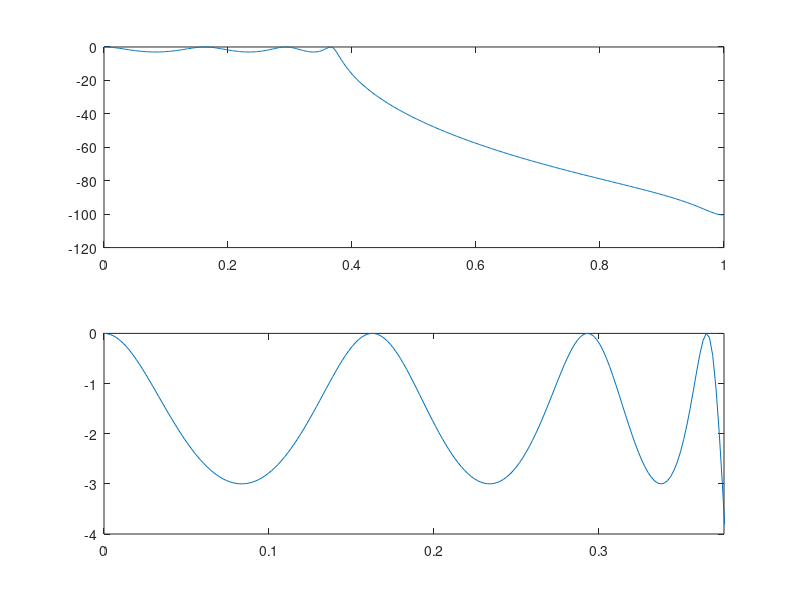
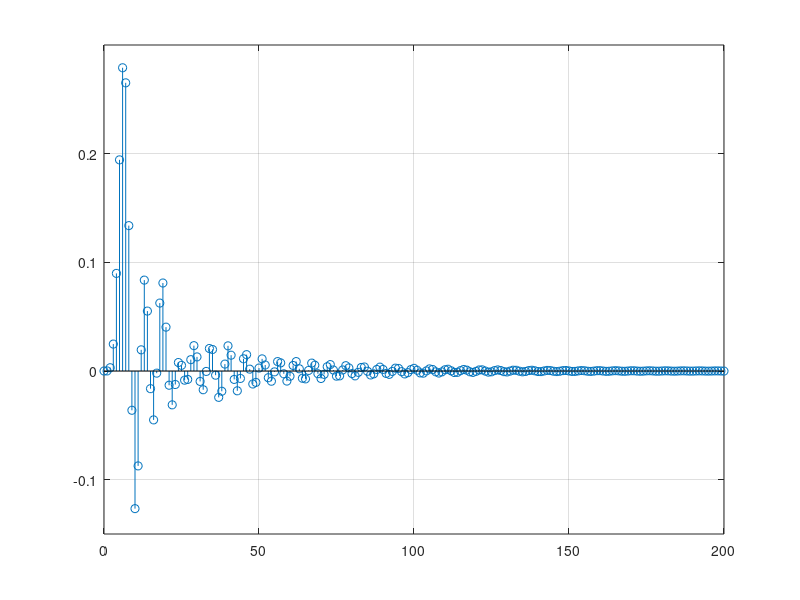

Here is the MATLAB script that generated these plots, in order:
clear; 
close all; 
clc;
Fs=8000;
fp=1500; fs=2000;
ap=3; as=40;
Td=1;
Wp=2*pi*fp/Fs/Td; Ws=2*pi*fs/Fs/Td;
[N,Wn]=cheb1ord(Wp,Ws,ap,as,'s') %n:�˲�������, Wn:��Ȼ��ֹƵ��
[Bs,As]=cheby1(N,ap,Wn,'low','s'); 
[Bz,Az]=impinvar(Bs,As,1/Td);
[r,p,k]=residue(Bz,Az);
[H,w]=freqz(Bz,Az);    
subplot(2,1,1);
plot(w/pi,20*(log10(abs(H)))); %�����˲�������������Ӧ
% xlabel('��/pi(����)');ylabel('����(dB)');
% title('�б�ѩ��һ�͵�ͨ�˲���������Ӧ');
subplot(2,1,2);
plot(w/pi,20*(log10(abs(H)))); 
axis([0,0.376,-4,0]); %�Ŵ�ͨ��ͼ�񣬹۲��Ƿ���ϲ���Ҫ��
figure;
[h,n]=impz(Bz,Az); 
stem(n,h);grid on; %�����˲���������Ӧ
axis([0,200,-0.15,0.3]);
% title('�б�ѩ��һ�͵�ͨ�˲���������Ӧ');



